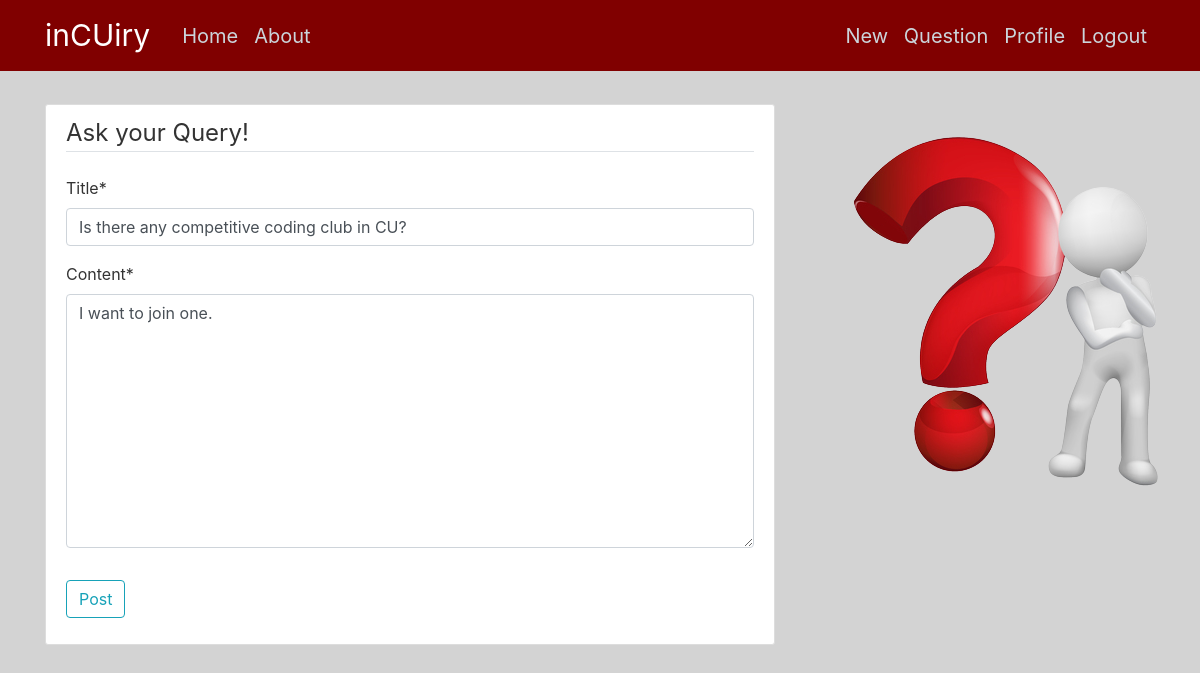
Page /post/49/update/ (signed in) on the committed database.
### blog/models.py (models this page shows, shortened)
class Post(models.Model):
    title = models.CharField(max_length=100)
    content = models.TextField()
    date_posted = models.DateTimeField(default=timezone.now)
    author = models.ForeignKey(User, on_delete=models.CASCADE)

### blog/views.py (the view, shortened to what this page needs)
# urls.py: path("post/<int:pk>/update/", PostUpdateView.as_view(), name="post-update"),
class PostUpdateView(LoginRequiredMixin, UserPassesTestMixin, UpdateView):
    model = Post
    fields = ["title", "content"]
    def test_func(self):
        post = self.get_object()
        if self.request.user == post.author:
            return True
        return False

### blog/templates/blog/post_form.html (shortened to what this page needs)
{% extends "blog/base.html" %}
{% load crispy_forms_tags %}
{% block content %}
    <div class="content-section">
        <form method="POST">
            <fieldset class="form-group">
                <legend class="border-bottom mb-4">Ask your Query!</legend>
                {{ form|crispy }}
            </fieldset>
            <div class="form-group">
                <button class="btn btn-outline-info" type="submit">Post</button>
            </div>
        </form>
    </div>
{% endblock content %}

### blog/static/blog/main.css (style rules this page uses)
body { background: #fafafa; color: #333333; margin-top: 5rem; }
.content-section { background: #ffffff; padding: 10px 20px; border: 1px solid #dddddd; border-radius: 3px; margin-bottom: 20px; }

### rows in the picture
Post: title "Is there any competitive coding club in CU?", content "I want to join one."
